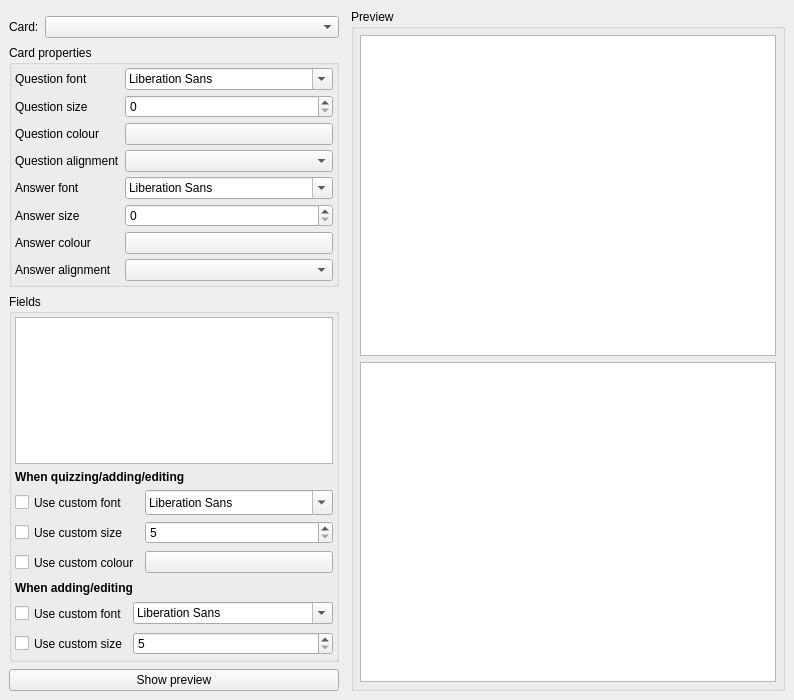
<ui version="4.0" >
 <class>DisplayProperties</class>
 <widget class="QDialog" name="DisplayProperties" >
  <property name="geometry" >
   <rect>
    <x>0</x>
    <y>0</y>
    <width>794</width>
    <height>700</height>
   </rect>
  </property>
  <property name="sizePolicy" >
   <sizepolicy>
    <hsizetype>5</hsizetype>
    <vsizetype>3</vsizetype>
    <horstretch>0</horstretch>
    <verstretch>0</verstretch>
   </sizepolicy>
  </property>
  <property name="minimumSize" >
   <size>
    <width>0</width>
    <height>700</height>
   </size>
  </property>
  <property name="windowTitle" >
   <string>Fonts and colours</string>
  </property>
  <property name="windowIcon" >
   <iconset resource="../icons.qrc" >:/icons/fonts.png</iconset>
  </property>
  <layout class="QVBoxLayout" >
   <property name="margin" >
    <number>9</number>
   </property>
   <property name="spacing" >
    <number>6</number>
   </property>
   <item>
    <layout class="QGridLayout" >
     <property name="margin" >
      <number>0</number>
     </property>
     <property name="spacing" >
      <number>12</number>
     </property>
     <item row="0" column="0" >
      <widget class="QFrame" name="frame" >
       <property name="sizePolicy" >
        <sizepolicy>
         <hsizetype>0</hsizetype>
         <vsizetype>5</vsizetype>
         <horstretch>0</horstretch>
         <verstretch>0</verstretch>
        </sizepolicy>
       </property>
       <property name="minimumSize" >
        <size>
         <width>330</width>
         <height>16</height>
        </size>
       </property>
       <property name="maximumSize" >
        <size>
         <width>330</width>
         <height>16777215</height>
        </size>
       </property>
       <property name="frameShape" >
        <enum>QFrame::NoFrame</enum>
       </property>
       <property name="frameShadow" >
        <enum>QFrame::Raised</enum>
       </property>
       <layout class="QVBoxLayout" >
        <property name="margin" >
         <number>0</number>
        </property>
        <property name="spacing" >
         <number>6</number>
        </property>
        <item>
         <layout class="QVBoxLayout" >
          <property name="margin" >
           <number>0</number>
          </property>
          <property name="spacing" >
           <number>7</number>
          </property>
          <item>
           <layout class="QHBoxLayout" >
            <property name="margin" >
             <number>0</number>
            </property>
            <property name="spacing" >
             <number>6</number>
            </property>
           </layout>
          </item>
          <item>
           <widget class="QWidget" native="1" name="modelArea" />
          </item>
          <item>
           <layout class="QGridLayout" >
            <property name="margin" >
             <number>0</number>
            </property>
            <property name="spacing" >
             <number>6</number>
            </property>
            <item row="1" column="0" >
             <widget class="QLabel" name="label_3" >
              <property name="sizePolicy" >
               <sizepolicy>
                <hsizetype>0</hsizetype>
                <vsizetype>5</vsizetype>
                <horstretch>0</horstretch>
                <verstretch>0</verstretch>
               </sizepolicy>
              </property>
              <property name="text" >
               <string>Card:</string>
              </property>
             </widget>
            </item>
            <item row="1" column="1" >
             <widget class="QComboBox" name="cardList" />
            </item>
           </layout>
          </item>
          <item>
           <widget class="QGroupBox" name="groupBox_5" >
            <property name="title" >
             <string>Card properties</string>
            </property>
            <layout class="QVBoxLayout" >
             <property name="margin" >
              <number>3</number>
             </property>
             <property name="spacing" >
              <number>6</number>
             </property>
             <item>
              <layout class="QGridLayout" >
               <property name="margin" >
                <number>0</number>
               </property>
               <property name="spacing" >
                <number>5</number>
               </property>
               <item row="0" column="0" >
                <widget class="QLabel" name="label_6" >
                 <property name="text" >
                  <string>Question font</string>
                 </property>
                </widget>
               </item>
               <item row="6" column="1" >
                <widget class="QPushButton" name="answerColour" >
                 <property name="text" >
                  <string/>
                 </property>
                 <property name="autoDefault" >
                  <bool>false</bool>
                 </property>
                </widget>
               </item>
               <item row="5" column="0" >
                <widget class="QLabel" name="label_10" >
                 <property name="text" >
                  <string>Answer size</string>
                 </property>
                </widget>
               </item>
               <item row="6" column="0" >
                <widget class="QLabel" name="label_11" >
                 <property name="text" >
                  <string>Answer colour</string>
                 </property>
                </widget>
               </item>
               <item row="4" column="0" >
                <widget class="QLabel" name="label_9" >
                 <property name="text" >
                  <string>Answer font</string>
                 </property>
                </widget>
               </item>
               <item row="4" column="1" >
                <widget class="QFontComboBox" name="answerFont" />
               </item>
               <item row="3" column="0" >
                <widget class="QLabel" name="label_4" >
                 <property name="text" >
                  <string>Question alignment</string>
                 </property>
                </widget>
               </item>
               <item row="1" column="0" >
                <widget class="QLabel" name="label_7" >
                 <property name="text" >
                  <string>Question size</string>
                 </property>
                </widget>
               </item>
               <item row="1" column="1" >
                <widget class="QSpinBox" name="questionSize" >
                 <property name="maximum" >
                  <number>300</number>
                 </property>
                </widget>
               </item>
               <item row="0" column="1" >
                <widget class="QFontComboBox" name="questionFont" />
               </item>
               <item row="2" column="1" >
                <widget class="QPushButton" name="questionColour" >
                 <property name="text" >
                  <string/>
                 </property>
                 <property name="autoDefault" >
                  <bool>false</bool>
                 </property>
                </widget>
               </item>
               <item row="5" column="1" >
                <widget class="QSpinBox" name="answerSize" >
                 <property name="maximum" >
                  <number>300</number>
                 </property>
                </widget>
               </item>
               <item row="2" column="0" >
                <widget class="QLabel" name="label_8" >
                 <property name="text" >
                  <string>Question colour</string>
                 </property>
                </widget>
               </item>
               <item row="7" column="0" >
                <widget class="QLabel" name="label_12" >
                 <property name="text" >
                  <string>Answer alignment</string>
                 </property>
                </widget>
               </item>
               <item row="3" column="1" >
                <widget class="QComboBox" name="questionAlign" />
               </item>
               <item row="7" column="1" >
                <widget class="QComboBox" name="answerAlign" >
                 <property name="sizePolicy" >
                  <sizepolicy>
                   <hsizetype>5</hsizetype>
                   <vsizetype>5</vsizetype>
                   <horstretch>0</horstretch>
                   <verstretch>0</verstretch>
                  </sizepolicy>
                 </property>
                </widget>
               </item>
              </layout>
             </item>
            </layout>
           </widget>
          </item>
          <item>
           <widget class="QGroupBox" name="groupBox" >
            <property name="title" >
             <string>Fields</string>
            </property>
            <layout class="QVBoxLayout" >
             <property name="margin" >
              <number>3</number>
             </property>
             <property name="spacing" >
              <number>6</number>
             </property>
             <item>
              <widget class="QListWidget" name="fieldList" >
               <property name="sizePolicy" >
                <sizepolicy>
                 <hsizetype>5</hsizetype>
                 <vsizetype>3</vsizetype>
                 <horstretch>0</horstretch>
                 <verstretch>0</verstretch>
                </sizepolicy>
               </property>
               <property name="minimumSize" >
                <size>
                 <width>0</width>
                 <height>60</height>
                </size>
               </property>
              </widget>
             </item>
             <item>
              <widget class="QLabel" name="label" >
               <property name="text" >
                <string> &lt;b>When quizzing/adding/editing&lt;/b></string>
               </property>
              </widget>
             </item>
             <item>
              <layout class="QGridLayout" >
               <property name="margin" >
                <number>0</number>
               </property>
               <property name="spacing" >
                <number>5</number>
               </property>
               <item row="1" column="0" >
                <widget class="QCheckBox" name="useSize" >
                 <property name="sizePolicy" >
                  <sizepolicy>
                   <hsizetype>1</hsizetype>
                   <vsizetype>1</vsizetype>
                   <horstretch>0</horstretch>
                   <verstretch>0</verstretch>
                  </sizepolicy>
                 </property>
                 <property name="minimumSize" >
                  <size>
                   <width>0</width>
                   <height>25</height>
                  </size>
                 </property>
                 <property name="text" >
                  <string>Use custom size</string>
                 </property>
                </widget>
               </item>
               <item row="0" column="1" >
                <widget class="QFontComboBox" name="fontFamily" >
                 <property name="minimumSize" >
                  <size>
                   <width>0</width>
                   <height>25</height>
                  </size>
                 </property>
                </widget>
               </item>
               <item row="0" column="0" >
                <widget class="QCheckBox" name="useFamily" >
                 <property name="sizePolicy" >
                  <sizepolicy>
                   <hsizetype>1</hsizetype>
                   <vsizetype>1</vsizetype>
                   <horstretch>0</horstretch>
                   <verstretch>0</verstretch>
                  </sizepolicy>
                 </property>
                 <property name="minimumSize" >
                  <size>
                   <width>0</width>
                   <height>25</height>
                  </size>
                 </property>
                 <property name="text" >
                  <string>Use custom font</string>
                 </property>
                </widget>
               </item>
               <item row="1" column="1" >
                <widget class="QSpinBox" name="fontSize" >
                 <property name="maximum" >
                  <number>300</number>
                 </property>
                 <property name="minimum" >
                  <number>5</number>
                 </property>
                </widget>
               </item>
               <item row="2" column="0" >
                <widget class="QCheckBox" name="useColour" >
                 <property name="sizePolicy" >
                  <sizepolicy>
                   <hsizetype>1</hsizetype>
                   <vsizetype>1</vsizetype>
                   <horstretch>0</horstretch>
                   <verstretch>0</verstretch>
                  </sizepolicy>
                 </property>
                 <property name="minimumSize" >
                  <size>
                   <width>0</width>
                   <height>25</height>
                  </size>
                 </property>
                 <property name="text" >
                  <string>Use custom colour</string>
                 </property>
                </widget>
               </item>
               <item row="2" column="1" >
                <widget class="QPushButton" name="fontColour" >
                 <property name="autoFillBackground" >
                  <bool>true</bool>
                 </property>
                 <property name="text" >
                  <string/>
                 </property>
                 <property name="autoDefault" >
                  <bool>false</bool>
                 </property>
                </widget>
               </item>
              </layout>
             </item>
             <item>
              <widget class="QLabel" name="label_2" >
               <property name="text" >
                <string> &lt;b>When adding/editing&lt;/b></string>
               </property>
              </widget>
             </item>
             <item>
              <layout class="QGridLayout" >
               <property name="margin" >
                <number>0</number>
               </property>
               <property name="spacing" >
                <number>5</number>
               </property>
               <item row="1" column="1" >
                <widget class="QSpinBox" name="fontSizeEdit" >
                 <property name="maximum" >
                  <number>300</number>
                 </property>
                 <property name="minimum" >
                  <number>5</number>
                 </property>
                </widget>
               </item>
               <item row="1" column="0" >
                <widget class="QCheckBox" name="useSizeEdit" >
                 <property name="sizePolicy" >
                  <sizepolicy>
                   <hsizetype>1</hsizetype>
                   <vsizetype>0</vsizetype>
                   <horstretch>0</horstretch>
                   <verstretch>0</verstretch>
                  </sizepolicy>
                 </property>
                 <property name="minimumSize" >
                  <size>
                   <width>0</width>
                   <height>25</height>
                  </size>
                 </property>
                 <property name="text" >
                  <string>Use custom size</string>
                 </property>
                </widget>
               </item>
               <item row="0" column="1" >
                <widget class="QFontComboBox" name="fontFamilyEdit" >
                 <property name="sizePolicy" >
                  <sizepolicy>
                   <hsizetype>1</hsizetype>
                   <vsizetype>0</vsizetype>
                   <horstretch>0</horstretch>
                   <verstretch>0</verstretch>
                  </sizepolicy>
                 </property>
                </widget>
               </item>
               <item row="0" column="0" >
                <widget class="QCheckBox" name="useFamilyEdit" >
                 <property name="sizePolicy" >
                  <sizepolicy>
                   <hsizetype>1</hsizetype>
                   <vsizetype>0</vsizetype>
                   <horstretch>0</horstretch>
                   <verstretch>0</verstretch>
                  </sizepolicy>
                 </property>
                 <property name="minimumSize" >
                  <size>
                   <width>0</width>
                   <height>25</height>
                  </size>
                 </property>
                 <property name="text" >
                  <string>Use custom font</string>
                 </property>
                </widget>
               </item>
              </layout>
             </item>
            </layout>
           </widget>
          </item>
          <item>
           <widget class="QPushButton" name="preview" >
            <property name="text" >
             <string>Show preview</string>
            </property>
            <property name="checkable" >
             <bool>true</bool>
            </property>
            <property name="autoDefault" >
             <bool>false</bool>
            </property>
           </widget>
          </item>
         </layout>
        </item>
       </layout>
      </widget>
     </item>
     <item row="0" column="1" >
      <widget class="QGroupBox" name="previewGroup" >
       <property name="title" >
        <string>Preview</string>
       </property>
       <layout class="QVBoxLayout" >
        <property name="margin" >
         <number>6</number>
        </property>
        <property name="spacing" >
         <number>6</number>
        </property>
        <item>
         <widget class="QTextEdit" name="question" >
          <property name="sizePolicy" >
           <sizepolicy>
            <hsizetype>7</hsizetype>
            <vsizetype>3</vsizetype>
            <horstretch>0</horstretch>
            <verstretch>0</verstretch>
           </sizepolicy>
          </property>
          <property name="minimumSize" >
           <size>
            <width>400</width>
            <height>0</height>
           </size>
          </property>
          <property name="readOnly" >
           <bool>true</bool>
          </property>
         </widget>
        </item>
        <item>
         <widget class="QTextEdit" name="answer" >
          <property name="sizePolicy" >
           <sizepolicy>
            <hsizetype>7</hsizetype>
            <vsizetype>3</vsizetype>
            <horstretch>0</horstretch>
            <verstretch>0</verstretch>
           </sizepolicy>
          </property>
          <property name="readOnly" >
           <bool>true</bool>
          </property>
         </widget>
        </item>
       </layout>
      </widget>
     </item>
    </layout>
   </item>
  </layout>
 </widget>
 <tabstops>
  <tabstop>cardList</tabstop>
  <tabstop>questionFont</tabstop>
  <tabstop>questionSize</tabstop>
  <tabstop>questionColour</tabstop>
  <tabstop>questionAlign</tabstop>
  <tabstop>answerFont</tabstop>
  <tabstop>answerSize</tabstop>
  <tabstop>answerColour</tabstop>
  <tabstop>answerAlign</tabstop>
  <tabstop>fieldList</tabstop>
  <tabstop>useFamily</tabstop>
  <tabstop>fontFamily</tabstop>
  <tabstop>useSize</tabstop>
  <tabstop>fontSize</tabstop>
  <tabstop>useColour</tabstop>
  <tabstop>fontColour</tabstop>
  <tabstop>useFamilyEdit</tabstop>
  <tabstop>fontFamilyEdit</tabstop>
  <tabstop>useSizeEdit</tabstop>
  <tabstop>fontSizeEdit</tabstop>
  <tabstop>preview</tabstop>
  <tabstop>question</tabstop>
  <tabstop>answer</tabstop>
 </tabstops>
 <resources>
  <include location="../icons.qrc" />
 </resources>
 <connections>
  <connection>
   <sender>useFamily</sender>
   <signal>toggled(bool)</signal>
   <receiver>fontFamily</receiver>
   <slot>setShown(bool)</slot>
   <hints>
    <hint type="sourcelabel" >
     <x>98</x>
     <y>448</y>
    </hint>
    <hint type="destinationlabel" >
     <x>197</x>
     <y>447</y>
    </hint>
   </hints>
  </connection>
  <connection>
   <sender>useSize</sender>
   <signal>toggled(bool)</signal>
   <receiver>fontSize</receiver>
   <slot>setShown(bool)</slot>
   <hints>
    <hint type="sourcelabel" >
     <x>136</x>
     <y>471</y>
    </hint>
    <hint type="destinationlabel" >
     <x>233</x>
     <y>468</y>
    </hint>
   </hints>
  </connection>
  <connection>
   <sender>useColour</sender>
   <signal>toggled(bool)</signal>
   <receiver>fontColour</receiver>
   <slot>setShown(bool)</slot>
   <hints>
    <hint type="sourcelabel" >
     <x>109</x>
     <y>501</y>
    </hint>
    <hint type="destinationlabel" >
     <x>261</x>
     <y>499</y>
    </hint>
   </hints>
  </connection>
  <connection>
   <sender>useFamilyEdit</sender>
   <signal>toggled(bool)</signal>
   <receiver>fontFamilyEdit</receiver>
   <slot>setShown(bool)</slot>
   <hints>
    <hint type="sourcelabel" >
     <x>118</x>
     <y>538</y>
    </hint>
    <hint type="destinationlabel" >
     <x>258</x>
     <y>543</y>
    </hint>
   </hints>
  </connection>
  <connection>
   <sender>useSizeEdit</sender>
   <signal>toggled(bool)</signal>
   <receiver>fontSizeEdit</receiver>
   <slot>setShown(bool)</slot>
   <hints>
    <hint type="sourcelabel" >
     <x>106</x>
     <y>569</y>
    </hint>
    <hint type="destinationlabel" >
     <x>165</x>
     <y>567</y>
    </hint>
   </hints>
  </connection>
 </connections>
</ui>
